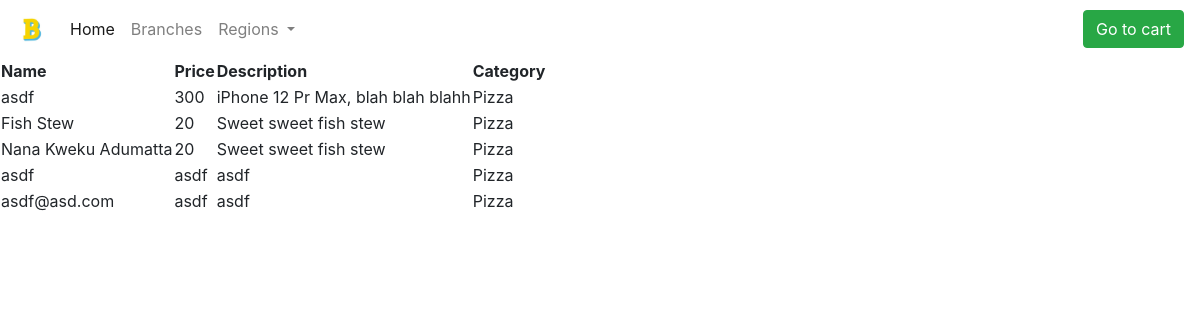
Page /allitems on the committed database.
### models.py (models this page shows, shortened)
class Item(db.Model):
    id = db.Column(db.Integer, primary_key=True)
    name = db.Column(db.String, nullable=False)
    price = db.Column(db.String, nullable=False)
    description = db.Column(db.String, nullable=False)
    category = db.Column(db.String, nullable=False)

### app.py (the view)
@app.route('/allitems')
def allitems():
    items = Item.query.all()
    return render_template('allitems.html', items=items)

### templates/allitems.html
{% extends "base.html" %}
{% block body %}
<table>
    <tr>
        <th>Name</th>
        <th>Price</th>
        <th>Description</th>
        <th>Category</th>
    </tr>
    {% for item in items %}
    <tr>
        <td>{{item.name}}</td>
        <td>{{item.price}}</td>
        <td>{{item.description}}</td>
        <td>{{item.category}}</td>
    </tr>
    {% endfor %}
</table>
{% endblock %}

### templates/base.html (shortened to what this page needs)
<!doctype html>
<html lang="en">
  <head>
    <link rel="stylesheet" href="https://stackpath.bootstrapcdn.com/bootstrap/4.3.1/css/bootstrap.min.css">
    <link rel="stylesheet" href="{{ url_for('static', filename='css/style.css') }}">
  </head>
  <body>
    <nav class="navbar navbar-expand-lg navbar-light bg-transparent">
        <a class="navbar-brand" href="{{url_for('index')}}"><img width="30" height="30" src="../static/img/logo.jpg"></a>
        <div class="collapse navbar-collapse" id="navbarSupportedContent">
          <ul class="navbar-nav mr-auto">
            <li class="nav-item active">
              <a class="nav-link" href="{{url_for("index")}}">Home <span class="sr-only">(current)</span></a>
            </li>
            <li class="nav-item">
              <a class="nav-link" href="{{url_for('branches')}}">Branches</a>
            </li>
            <li class="nav-item dropdown">
              <a class="nav-link dropdown-toggle" href="#" id="navbarDropdown" role="button" data-toggle="dropdown" aria-haspopup="true" aria-expanded="false">
                Regions
              </a>
            </li>
          </ul>
            {% if current_user %}
            <a href="{{url_for('cart')}}">
              <button class="btn btn-success my-2 my-sm-0">Go to cart</button>
            </a>
            {% else %}
            <a href="{{url_for('login')}}">
            <button class="btn btn-outline-success my-2 my-sm-0">Login</button>
            </a>
            {% endif %}
        </div>
      </nav>
    {% block body %}
    {% endblock %}
  </body>
</html>

### rows in the picture
Item: name "asdf", price "300", description "iPhone 12 Pr Max, blah blah blahh", category "Pizza"
Item: name "Fish Stew", price "20", description "Sweet sweet fish stew", category "Pizza"
Item: name "Nana Kweku Adumatta", price "20", description "Sweet sweet fish stew", category "Pizza"
Item: name "asdf", price "asdf", description "asdf", category "Pizza"
Item: name "asdf@asd.com", price "asdf", description "asdf", category "Pizza"
